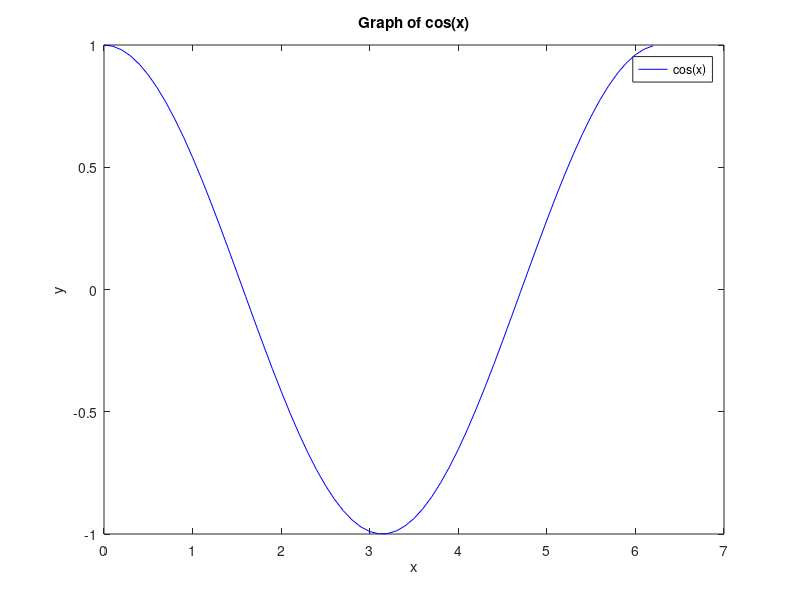

Reproduce this figure in MATLAB.
%% HW1
% This is Carina's Homework 1.
%
%This is how you do it

%% Problem 1
% This problem deals with creating a *mock* homework gradesheet
homeworkGrades = randi([0 100],4,5); % random sample grade sheet
homeworkGrades(2,3)= 100; % change the second person's homework 3 grade to a 100
homeworkGrades=[homeworkGrades(:,1),homeworkGrades(:,2)+5,homeworkGrades(:,3:5)]; 
% The line above add 5 points to homework grade 2 and displays the new
% matrix in one command line
homeworkGrades(:,4)=[]; % deletes homework 4 grades
student1Avg = mean(homeworkGrades(1,:)); % average homework grade for student 1
student2Avg = mean(homeworkGrades(2,:)); % average homework grade for student 2
student3Avg = mean(homeworkGrades(3,:)); % average homework grade for student 3
student4Avg = mean(homeworkGrades(4,:)); % average homework grade for student 4
%% Problem 2
% There is a big ol' sale at Eddie's super market. There was a sale on apples 
% $a$ and also a sale on lemons $l$. I'm not so good at math so i show the 
% check out clerk the produce i have in my basket and they help me calculate
% my total. For example, 1 apple and 2 lemons was 4 dollars. 
% 
% * $a + 2l = 4$
% * $4a + 5l = 13$
% 
A = [1 2;4 5];
b = [4;13];
sol = A\b 
%%
% Solving these equations we found |sol|, which shows that $a$ is 2 dollars
% and $l$ is 1 dollar

%% Problem 3
% This problem deals with plotting. This is a plot graph of cos(x) from 0 to 2pi.
x = [0:0.1:2*pi]; % These are the x values from 0 to 2pi in increments of .1
y = cos(x); % These are the y values of cos(x) given the x values 
plot(x,y,'b') % plots the graph
hold on % adds to the same graph
xlabel('x') % labels x axis
ylabel('y') % labels y axis
title('Graph of cos(x)') % titles graph
legend('cos(x)') % a key for the graph of cos(x)
%% Problem 4
% This problem will create a chart converting dollars to euros

dollars = [1:10]; % the basis is from 1 to 10 dollars
euros = .94*dollars; % Creates table to take care of vectorization 
TBL = [dollars;euros]; % creates a visual table for the conversions
fprintf('Dollars to Euros Table\n\n'); % title
fprintf('Dollars \t \t  Euros\n'); % column labels
fprintf('%2.0f \t \t  %3.2f\n', TBL); % visual placement

%% Link to this website and m-file
%
% * <http://studentpersonalpages.loyola.edu/cnvallefuoco/www/loy1703936/MA302/html/hw1Vall.html hw1Vall.html>
% * <http://studentpersonalpages.loyola.edu/cnvallefuoco/www/loy1703936/MA302/hw1Vall.m hw1Vall.m>
